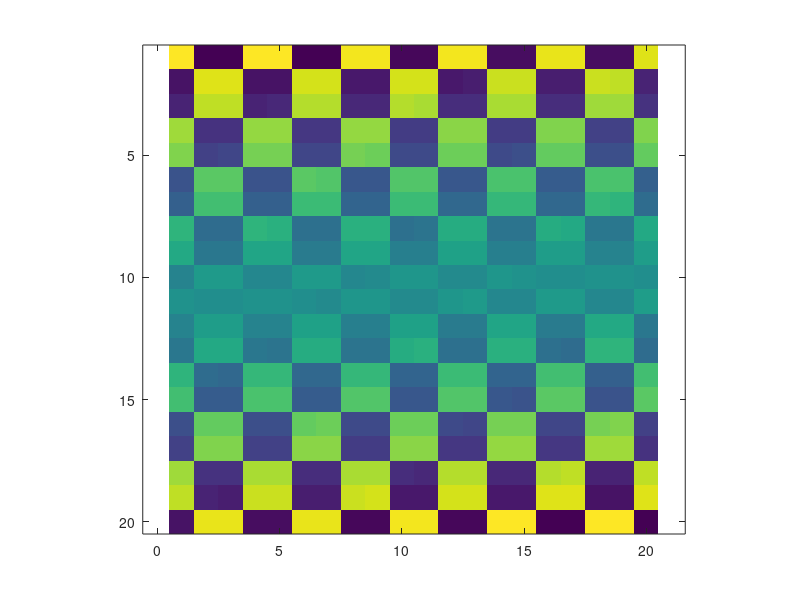

Write MATLAB code to recreate this figure. (Note: this script raises an error after producing the figure.)
%% 章節 01-1：向量與矩陣
% 教學重點：colon 運算子、索引從 1 開始、矩陣 vs 逐元素運算
clear; close all;
out_dir = fullfile(fileparts(mfilename('fullpath')), '..', 'images');

%% 1. 建立向量
% colon (:) 是 MATLAB 最常用的運算子之一
v1 = 0:0.1:2*pi;            % start:step:stop，含端點若整除得到
v2 = linspace(0, 2*pi, 100); % 100 個點等分 [0, 2*pi]
fprintf('v1 長度 = %d, v2 長度 = %d\n', length(v1), length(v2));

%% 2. 索引從 1 開始（不是 0）
A = magic(4);   % 4x4 的魔方陣
disp('A =');
disp(A);
fprintf('A(1,1) = %d   <- 第一列第一行\n', A(1,1));
fprintf('A(end, end) = %d   <- end 代表最後\n', A(end, end));
disp('A(:, 2) 取第 2 行（colon 代表整列）：');
disp(A(:, 2));
disp('A(2:3, [1 4]) 取第 2~3 列、第 1 與 4 行：');
disp(A(2:3, [1 4]));

%% 3. 矩陣運算 vs 逐元素運算
B = [1 2; 3 4];
C = [5 6; 7 8];
disp('B * C  (矩陣乘法)：');
disp(B * C);
disp('B .* C  (逐元素相乘，注意點)：');
disp(B .* C);
disp('B^2  =  B*B：');
disp(B^2);
disp('B.^2  逐元素平方：');
disp(B.^2);

%% 4. 廣播（implicit expansion）
% MATLAB R2016b 起支援自動 broadcast
row = [1 2 3];      % 1x3
col = [10; 20; 30]; % 3x1
disp('row + col （3x3 廣播結果）：');
disp(row + col);

%% 5. 視覺化矩陣：把 magic 畫成熱圖
fig = figure('Visible', 'off', 'Position', [0 0 700 600]);
M = magic(20);
imagesc(M);
axis equal tight;
colormap(parula);
colorbar;
title('magic(20) - MATLAB 把矩陣當熱圖畫');
xlabel('行 (column)'); ylabel('列 (row)');
save_png(fig, fullfile(out_dir, '01_magic_heatmap.png'));

%% 6. 邏輯索引：找出大於 200 的元素
fig = figure('Visible', 'off', 'Position', [0 0 700 600]);
M = magic(20);
mask = M > 200;
M_highlight = double(mask) .* M;
imagesc(M_highlight);
axis equal tight;
colormap(hot);
colorbar;
title('邏輯索引：M > 200 的元素');
xlabel('行'); ylabel('列');
save_png(fig, fullfile(out_dir, '01_logical_mask.png'));
fprintf('M 中有 %d 個元素 > 200\n', nnz(mask));
